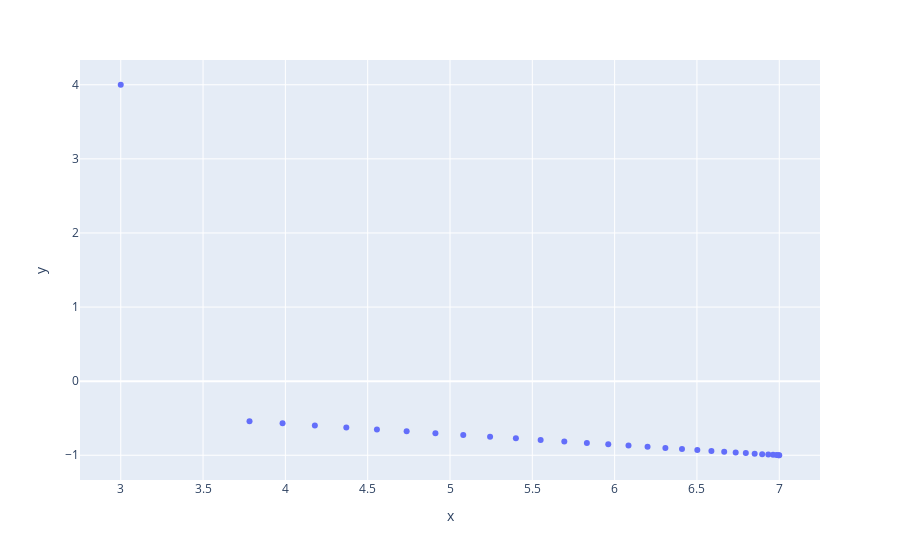

Notebook cell for this chart:
### Code cell
xy = np.array([3,4])
xyplot = xy
xyploo = xy
for lp in np.linspace(0,1,30):
    # print(lp)
    #R = np.array([[np.cos(lp), np.cos(lp)],[np.cos(lp),np.sin(lp)]])
    Ro = np.array([[np.cos(lp),np.cos(lp)],[np.cos(lp),-np.cos(lp)]])
    # xyplot = np.vstack((xyplot, R@xy))
    print(np.sin(lp), np.cos(lp))
    xyploo = np.vstack((xyploo,Ro@xy))

x = xyploo[:,0]
y = xyploo[:,1]
px.scatter(x = x, y = y)

### Figure 1 — Plotly figure (JSON) as saved in the notebook; plotly's stock layout.template omitted (floating-point values rounded to 4 significant figures)
{"data": [{"hovertemplate": "x=%{x}<br>y=%{y}<extra></extra>", "legendgroup": "", "marker": {"color": "#636efa", "symbol": "circle"}, "mode": "markers", "name": "", "orientation": "v", "showlegend": false, "type": "scatter", "x": [3, 7, 6.996, 6.983, 6.963, 6.934, 6.896, 6.851, 6.797, 6.735, 6.666, 6.588, 6.502, 6.409, 6.308, 6.2, 6.084, 5.961, 5.831, 5.694, 5.551, 5.4, 5.243, 5.08, 4.911, 4.737, 4.556, 4.37, 4.179, 3.983, 3.782], "xaxis": "x", "y": [4, -1, -0.9994, -0.9976, -0.9947, -0.9905, -0.9852, -0.9787, -0.971, -0.9622, -0.9522, -0.9411, -0.9289, -0.9156, -0.9012, -0.8857, -0.8692, -0.8516, -0.833, -0.8135, -0.7929, -0.7715, -0.7491, -0.7258, -0.7016, -0.6767, -0.6509, -0.6243, -0.597, -0.569, -0.5403], "yaxis": "y"}], "layout": {"legend": {"tracegroupgap": 0}, "margin": {"t": 60}, "xaxis": {"anchor": "y", "domain": [0, 1], "title": {"text": "x"}}, "yaxis": {"anchor": "x", "domain": [0, 1], "title": {"text": "y"}}}}
